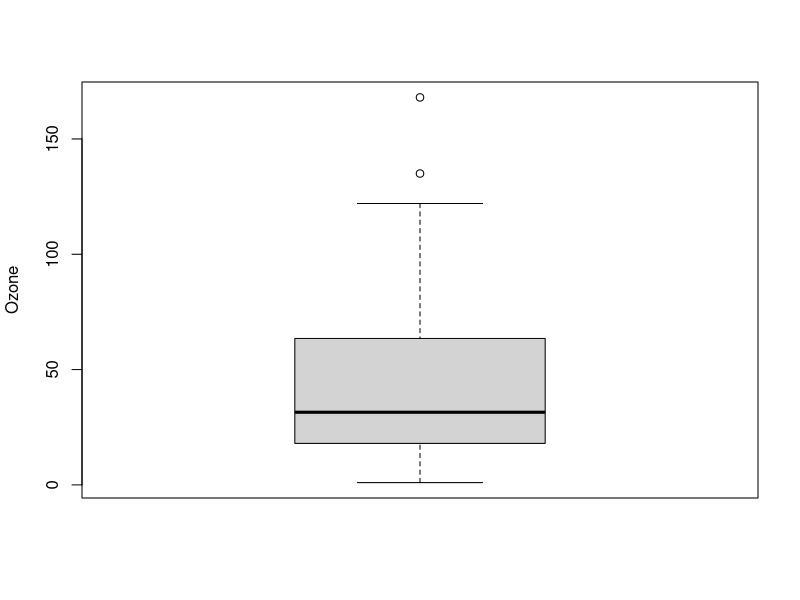
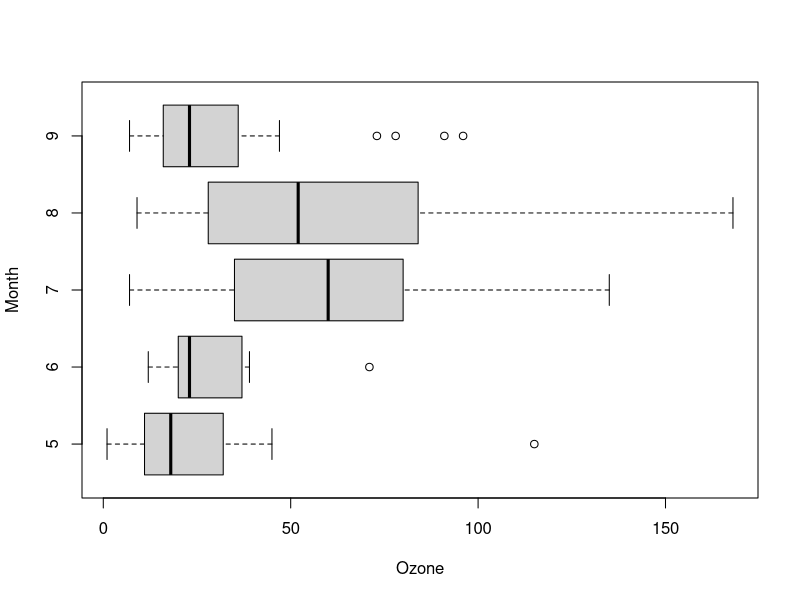
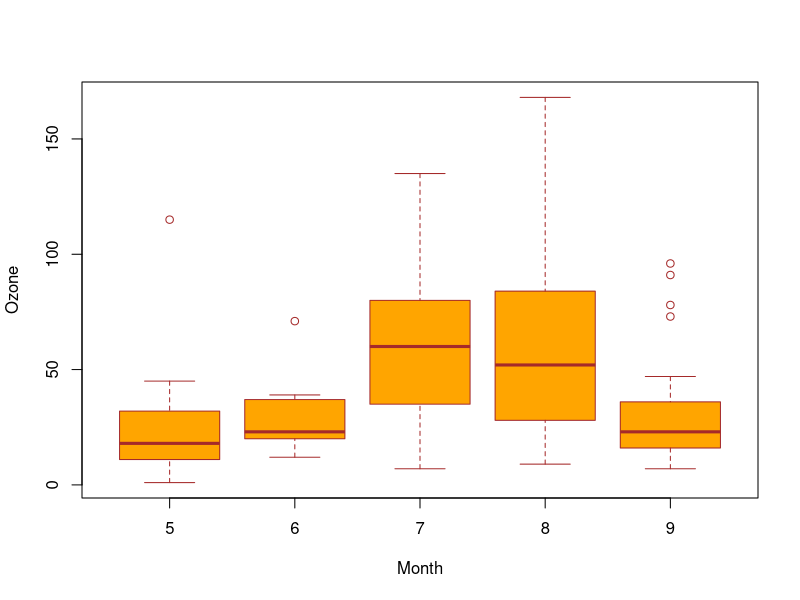
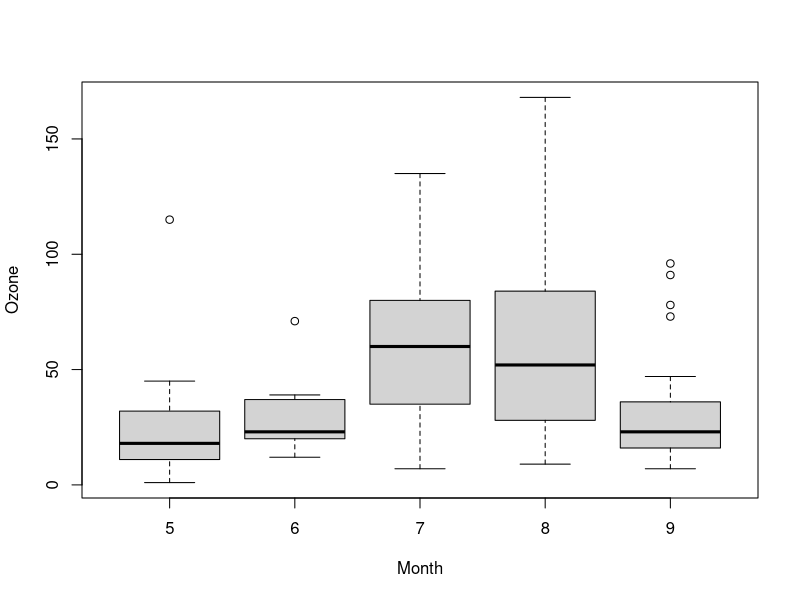

The R source for these figures, in order:
#Masking the data set's fields
attach(airquality)

#----Structure of data set
str(airquality)
#----Boxplot for ozone readings
boxplot(Ozone~(!is.na(Month)), xlab = " ")

#More data values are above the median

#----How many outliers observed and where
#2

#----Make this box plot horizontal
boxplot(Ozone~Month, horizontal = TRUE)

#----Make it in orange colour with brown border
boxplot(Ozone~Month, col = "orange", border = "brown")

#----Make different box plots for each month
boxplot(Ozone~Month)

#----Which month is hotter
#8th month, whatever that is
